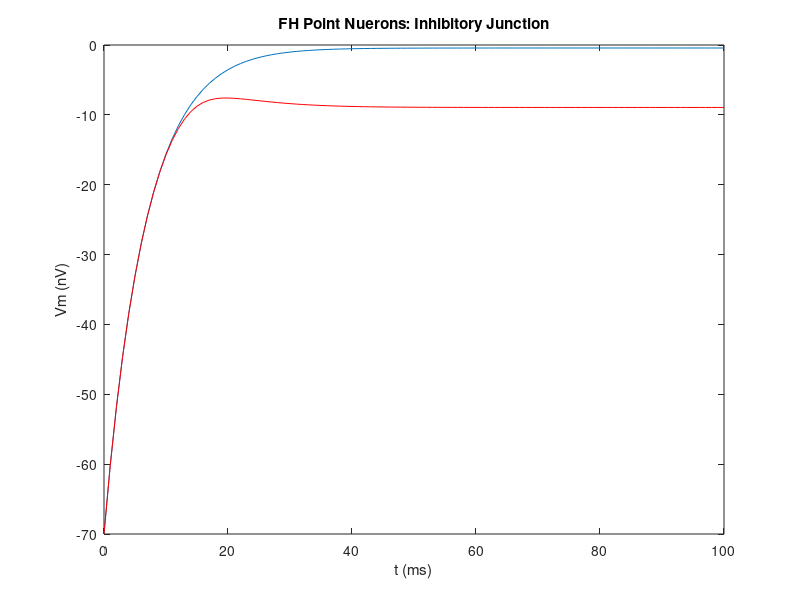
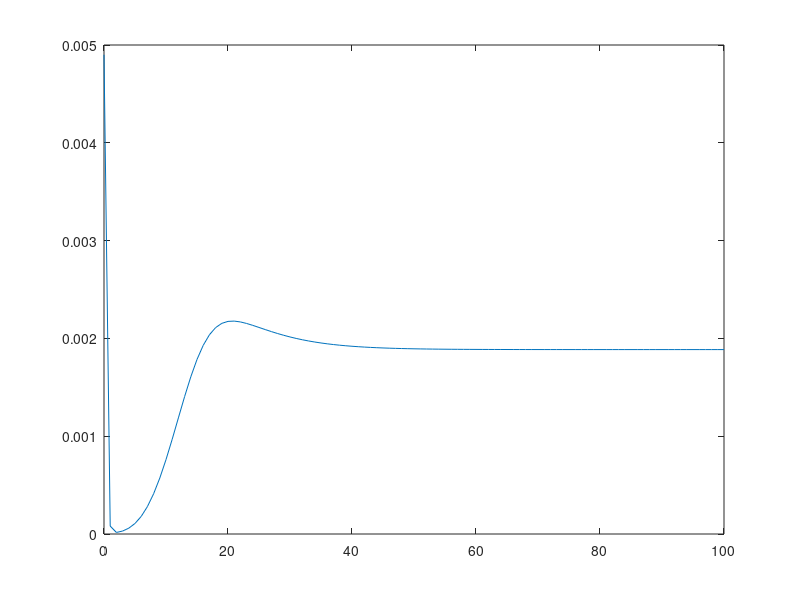

The MATLAB source for these figures, in order:
%% BME 504 Final Project - Frankenhaeuser-Huxley Model
    % Lauren Heckelman, Matthew McCann, and Michelle Mueller
    % Modified from Hirabayashi, Naghavian, and Manouchehri, "Modeling
    % Subcutaneous Stimulation of Spinal Cord for Neuropathic Pain Treatment"
    % 132.239.25.6
    
%% Initialize the Workspace:
    close all;clear all; clc
    
%% Constants:
    C_m = 2.0;  % membrane capacitance, in uF/cm^2$
    V_t = 26.7;
    % Ion concentrations - [mM]
        C_o_Na = 114;
        C_i_Na = 13;
        C_o_K  = 2.5;
        C_i_K  = 12;
    Ri   = 110;   % [ohm*cm] axoplasm resistance
    E_L  = 0.026; % leak current potential [mV]
    E_r  = -70;   % rest potential [mV]
    % Nernst reversal potentials - [mV]
        E_Na = V_t*log(C_o_Na/C_i_Na);
        E_K  = V_t*log(C_o_K/C_i_K);
        E_P  = V_t*log(C_o_Na/C_i_Na);
    % Permeabilities - [cm/ms]
        P_Na = 8;
        P_p  = 0.54;
        P_K  = 1.2;
    % g values
        g_K  = P_K*((C_o_K*C_i_K)/(C_o_K-C_i_K))*log(C_o_K/C_i_K);
        g_Na = P_Na*((C_o_Na*C_i_Na)/(C_o_Na-C_i_Na))*log(C_o_Na/C_i_Na);
        g_L  = 0.3;
        g_P  = P_p*((C_o_Na*C_i_Na)/(C_o_Na-C_i_Na))*log(C_o_Na/C_i_Na);
    % FH Constants - (Ax - [1/ms]; Bx = [mV]; Cx - [mV]) 
        A1 = 0.36;  B1 = 22;  C1 = 3;
        A2 = 0.4;   B2 = 13;  C2 = 20;
        A3 = 0.1;   B3 = -10; C3 = 6;
        A4 = 4.5;   B4 = 45;  C4 = 10;
        A5 = 0.02;  B5 = 35;  C5 = 10;
        A6 = 0.05;  B6 = 10;  C6 = 10;
        A7 = 0.006; B7 = 40;  C7 = 10;
        A8 = 0.09;  B8 = -25; C8 = 20;
    % Gating Variables:
        alpha_m = @(V) (A1*(V-B1))/(1-exp((B1-V)/C1));
        beta_m  = @(V) (A2*(B2-V))/(1-exp((V-B2)/C2));
        alpha_h = @(V) (A3*(B3-V))/(1-exp((V-B3)/C3));
        beta_h  = @(V) A4/(1+exp((B4-V)/C4));
        alpha_n = @(V) (A5*(V-B5))/(1-exp((B5-V)/C5));
        beta_n  = @(V) (A6*(B6-V))/(1-exp((V-B6)/C6));
        alpha_p = @(V) (A7*(V-B7))/(1-exp((B7-V)/C7));
        beta_p  = @(V) (A8*(B8-V))/(1-exp((V-B8)/C8));
        
        alpha_r = 5;    % [m/M*ms]
        beta_r  = 0.18;
        T_max   = 1.5;  % [mM]
        K_p     = 5;    % [mV]
        V_p     = 7;    % [mV]
        E_Cl    = -80;
        T_max   = 1;    % [mM]
        K_p     = 5;    % [mV]
        V_p     = 7;    % [mV]
        conc_T  = @(V) T_max./(1+exp(-(V-V_p)./K_p));
        g_GABA  = .045;
    % Membrane currents (HH) - [uA/cm^2]
        J_Na   = @(V,m,h) g_Na .* m.^2*h*(V - E_Na);
        J_K    = @(V,n) g_K .* n.^2 .* (V - E_K);
        J_L    = @(V) g_L .* (V - E_L);
        J_P    = @(V,p) p^2*g_P*(V-E_Na);
        J_GABA = @(V,r) g_GABA*r*(V-E_Cl);
        J_ext  = 0;
    % Initial Conditions:
        m0 = 0.0005;
        h0 = 0.8249;
        n0 = 0.0268;
        p0 = 0.0049;
        V0 = -70;
    % Time Vector - [s]
        t_start = 0;
        t_stop  = 100;
        t_step  = 1;
    % Differential Gating Equations
        dmdt  = @(V,m) alpha_m(V)*(1-m)-beta_m(V)*m;
        dhdt  = @(V,h) alpha_h(V)*(1-h)-beta_h(V)*h;
        dndt  = @(V,n) alpha_n(V)*(1-n)-beta_n(V)*n;
        dpdt  = @(V,p) alpha_p(V)*(1-p)-beta_p(V)*p;
        dVdt  = @(V,m,h,n,p,r) ((J_ext-J_Na(V,m,h)-J_K(V,n)-J_L(V)-...
                J_P(V,p)))/C_m;
        dmdt2 = @(V,m) alpha_m(V)*(1-m)-beta_m(V)*m;
        dhdt2 = @(V,h) alpha_h(V)*(1-h)-beta_h(V)*h;
        dndt2 = @(V,n) alpha_n(V)*(1-n)-beta_n(V)*n;
        dpdt2 = @(V,p) alpha_p(V)*(1-p)-beta_p(V)*p;
        drdt2 = @(V,r) alpha_r.*(T_max./(1+exp(-(V-V_p)./K_p))).*(1-...
                r)-beta_r.*r;
        dVdt2 = @(V,m,h,n,p,r) (J_ext-J_Na(V,m,h)-J_K(V,n)-J_L(V)-...
                J_P(V,p)-J_GABA(V,r))/C_m;
        IC    = [V0 m0 h0 n0 p0 V0 m0 h0 n0 p0 8.7e-7];

        dxdt = @(t, x)[ ...
                 dVdt(x(1,:),x(2,:),x(3,:),x(4,:),x(5,:)); ...
                 dmdt(x(1,:),x(2,:)); ...
                 dhdt(x(1,:),x(3,:)); ...
                 dndt(x(1,:),x(4,:)); ...
                 dpdt(x(1,:),x(5,:));...
                 dVdt2(x(6,:),x(7,:),x(8,:),x(9,:),x(10,:), x(11,:)); ...
                 dmdt2(x(6,:),x(7,:)); ...
                 dhdt2(x(6,:),x(8,:)); ...
                 dndt2(x(6,:),x(9,:)); ...
                 dpdt2(x(6,:),x(10,:));...
                 drdt2(x(1,:),x(11,:));];
              
        [t, x] = ode23(dxdt, t_start:t_step:t_stop, IC);
        V      = x(:,1);  % the first column is the V values
        m      = x(:,2);  % the second column is the m values
        h      = x(:,3);  % the second column is the h values
        n      = x(:,4);  % the second column is the h values
        p      = x(:,5);  % the second column is the p values
        V2     = x(:,6);  % the first column is the V values
        m2     = x(:,7);  % the second column is the m values
        h2     = x(:,8);  % the second column is the h values
        n2     = x(:,9);  % the second column is the h values
        p2     = x(:,10); % the second column is the p values
        r      = x(:,10); % the second column is the p values

        
        
    figure(1); clf;
    plot(t,V)
    hold on
    plot(t,V2, 'r')
    % ylim([0 60])
    xlabel('t (ms)')
    ylabel('Vm (nV)')
    title('FH Point Nuerons: Inhibitory Junction')
    hold off
    
    figure(2); clf;
    plot(t,r)